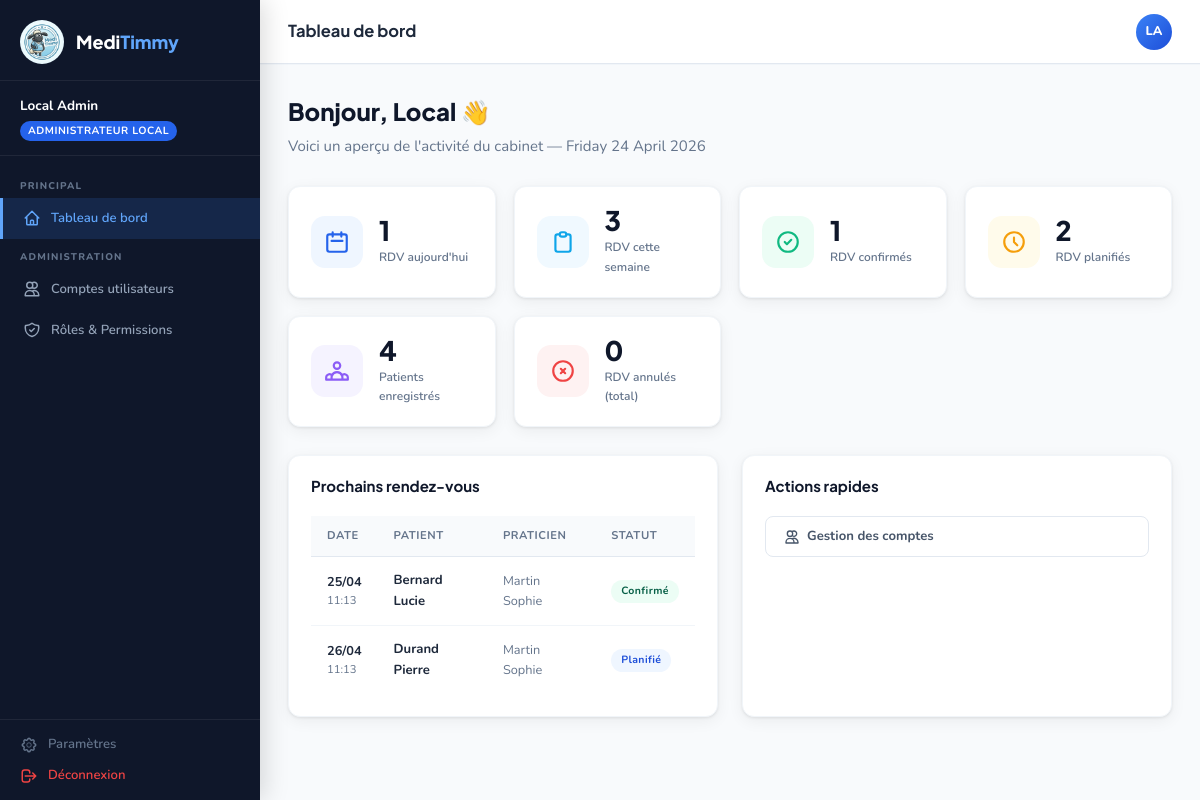
/index.php?route=dashboard (signed in), run on the app's committed database.
### tables this page shows
CREATE TABLE `rendez_vous` (
  `id` int(11) NOT NULL,
  `patient_id` int(11) NOT NULL,
  `praticien_id` int(11) NOT NULL,
  `date_heure` datetime NOT NULL,
  `duree_minutes` int(11) DEFAULT 30,
  `motif` varchar(255) DEFAULT NULL,
  `statut` enum('planifie','confirme','annule','termine') DEFAULT 'planifie',
  `notes` text DEFAULT NULL,
  `created_by` int(11) DEFAULT NULL,
  `created_at` timestamp NULL DEFAULT current_timestamp(),
  `updated_at` timestamp NULL DEFAULT current_timestamp() ON UPDATE current_timestamp()
);

### config/app.php (called while the page is built, shortened)
<?php
spl_autoload_register(function (string $class) {
    $dirs = [
        __DIR__ . '/../controllers/',
        __DIR__ . '/../models/',
        __DIR__ . '/../middleware/',
    ];
    foreach ($dirs as $dir) {
        $file = $dir . $class . '.php';
        if (file_exists($file)) {
            return;
        }
    }
});
function view(string $path, array $data = []): void {
    extract($data);
    require __DIR__ . '/../views/' . $path . '.php';
}
function e(string $s): string {
    return htmlspecialchars($s, ENT_QUOTES, 'UTF-8');
}

### controllers/DashboardController.php (called while the page is built)
<?php
class DashboardController {
    public function index(): void {
        $rvModel = new RendezVousModel();
        $stats = $rvModel->getStats();
        $prochains = array_filter($rvModel->getAll(), fn($r) => strtotime($r['date_heure']) >= time() && $r['statut'] !== 'annule');
        usort($prochains, fn($a, $b) => strtotime($a['date_heure']) - strtotime($b['date_heure']));
        $prochains = array_slice(array_values($prochains), 0, 7);
        view('dashboard/index', compact('stats', 'prochains'));
    }
}

### middleware/AuthMiddleware.php (called while the page is built, shortened)
<?php
class AuthMiddleware {
    public static function require(callable $action): void {
        $action();
    }
}

### models/RendezVousModel.php (called while the page is built, shortened)
<?php
class RendezVousModel {
    private PDO $pdo;
    public function __construct() { $this->pdo = getPDO(); }
    public function getAll(): array {
        return $this->pdo->query("
            SELECT rv.*, CONCAT(p.nom,' ',p.prenom) as patient_nom,
                   CONCAT(u.nom,' ',u.prenom) as praticien_nom, r.label as praticien_role
            FROM rendez_vous rv
            JOIN patients p ON p.id=rv.patient_id
            JOIN users u ON u.id=rv.praticien_id
            JOIN roles r ON r.id=u.role_id
            ORDER BY rv.date_heure
        ")->fetchAll();
    }
    public function getStats(): array {
        $pdo = $this->pdo;
        return [
            'total'      => (int)$pdo->query("SELECT COUNT(*) FROM rendez_vous")->fetchColumn(),
            'planifies'  => (int)$pdo->query("SELECT COUNT(*) FROM rendez_vous WHERE statut='planifie'")->fetchColumn(),
            'confirmes'  => (int)$pdo->query("SELECT COUNT(*) FROM rendez_vous WHERE statut='confirme'")->fetchColumn(),
            'annules'    => (int)$pdo->query("SELECT COUNT(*) FROM rendez_vous WHERE statut='annule'")->fetchColumn(),
            'termines'   => (int)$pdo->query("SELECT COUNT(*) FROM rendez_vous WHERE statut='termine'")->fetchColumn(),
            'aujourdhui' => (int)$pdo->query("SELECT COUNT(*) FROM rendez_vous WHERE DATE(date_heure)=CURDATE()")->fetchColumn(),
            'semaine'    => (int)$pdo->query("SELECT COUNT(*) FROM rendez_vous WHERE YEARWEEK(date_heure,1)=YEARWEEK(NOW(),1)")->fetchColumn(),
            'patients'   => (int)$pdo->query("SELECT COUNT(*) FROM patients")->fetchColumn(),
            'praticiens' => (int)$pdo->query("SELECT COUNT(*) FROM users u JOIN roles r ON r.id=u.role_id WHERE r.nom IN ('medecin','infirmier','praticien') AND u.actif=1")->fetchColumn(),
        ];
    }
}

### config/database.php (called while the page is built, shortened)
<?php
function getPDO(): PDO {
    static $pdo = null;
    if ($pdo === null) {
        $dsn = "mysql:host=" . DB_HOST . ";dbname=" . DB_NAME . ";charset=" . DB_CHARSET;
        $options = [
            PDO::ATTR_ERRMODE            => PDO::ERRMODE_EXCEPTION,
            PDO::ATTR_DEFAULT_FETCH_MODE => PDO::FETCH_ASSOC,
            PDO::ATTR_EMULATE_PREPARES   => false,
        ];
        try {
            $pdo = new PDO($dsn, DB_USER, DB_PASS, $options);
        } catch (PDOException $e) {
            die(json_encode(['error' => 'Connexion base de données impossible : ' . $e->getMessage()]));
        }
    }
    return $pdo;
}

### middleware/RoleMiddleware.php (called while the page is built, shortened)
<?php
class RoleMiddleware {
    public static function can(string $permission): bool {
        return in_array($permission, $_SESSION['user']['permissions'] ?? []);
    }
}

### views/dashboard/index.php (the view, shortened to what this page needs)
<?php
$pageTitle  = 'Tableau de bord';
$activeRoute= 'dashboard';
?>
<div class="page-header">
  <h1>Bonjour, <?= e($_SESSION['user']['prenom']) ?> 👋</h1>
  <p>Voici un aperçu de l'activité du cabinet — <?= date('l d F Y') ?></p>
</div>
<div class="stats-grid">
  <div class="stat-card">
    <div class="stat-icon blue">
      <svg fill="none" stroke="currentColor" viewBox="0 0 24 24"><path stroke-linecap="round" stroke-linejoin="round" stroke-width="2" d="M8 7V3m8 4V3m-9 8h10M5 21h14a2 2 0 002-2V7a2 2 0 00-2-2H5a2 2 0 00-2 2v12a2 2 0 002 2z"/></svg>
    </div>
    <div>
      <div class="stat-value"><?= $stats['aujourdhui'] ?></div>
      <div class="stat-label">RDV aujourd'hui</div>
    </div>
  </div>
  <div class="stat-card">
    <div class="stat-icon teal">
      <svg fill="none" stroke="currentColor" viewBox="0 0 24 24"><path stroke-linecap="round" stroke-linejoin="round" stroke-width="2" d="M9 5H7a2 2 0 00-2 2v12a2 2 0 002 2h10a2 2 0 002-2V7a2 2 0 00-2-2h-2M9 5a2 2 0 002 2h2a2 2 0 002-2M9 5a2 2 0 012-2h2a2 2 0 012 2"/></svg>
    </div>
    <div>
      <div class="stat-value"><?= $stats['semaine'] ?></div>
      <div class="stat-label">RDV cette semaine</div>
    </div>
  </div>
  <div class="stat-card">
    <div class="stat-icon green">
      <svg fill="none" stroke="currentColor" viewBox="0 0 24 24"><path stroke-linecap="round" stroke-linejoin="round" stroke-width="2" d="M9 12l2 2 4-4m6 2a9 9 0 11-18 0 9 9 0 0118 0z"/></svg>
    </div>
    <div>
      <div class="stat-value"><?= $stats['confirmes'] ?></div>
      <div class="stat-label">RDV confirmés</div>
    </div>
  </div>
  <div class="stat-card">
    <div class="stat-icon amber">
      <svg fill="none" stroke="currentColor" viewBox="0 0 24 24"><path stroke-linecap="round" stroke-linejoin="round" stroke-width="2" d="M12 8v4l3 3m6-3a9 9 0 11-18 0 9 9 0 0118 0z"/></svg>
    </div>
    <div>
      <div class="stat-value"><?= $stats['planifies'] ?></div>
      <div class="stat-label">RDV planifiés</div>
    </div>
  </div>
  <div class="stat-card">
    <div class="stat-icon purple">
    </div>
    <div>
      <div class="stat-value"><?= $stats['patients'] ?></div>
      <div class="stat-label">Patients enregistrés</div>
    </div>
  </div>
  <div class="stat-card">
    <div class="stat-icon red">
      <svg fill="none" stroke="currentColor" viewBox="0 0 24 24"><path stroke-linecap="round" stroke-linejoin="round" stroke-width="2" d="M10 14l2-2m0 0l2-2m-2 2l-2-2m2 2l2 2m7-2a9 9 0 11-18 0 9 9 0 0118 0z"/></svg>
    </div>
    <div>
      <div class="stat-value"><?= $stats['annules'] ?></div>
      <div class="stat-label">RDV annulés (total)</div>
    </div>
  </div>
</div>
<div class="grid-2" style="gap:24px;">
  <div class="card">
    <div class="card-header">
      <span class="card-title">Prochains rendez-vous</span>
    </div>
    <div class="card-body">
      <?php if (empty($prochains)): ?>
        <p class="text-gray text-sm">Aucun rendez-vous à venir.</p>
      <?php else: ?>
      <div class="table-wrap">
        <table>
          <thead><tr><th>Date</th><th>Patient</th><th>Praticien</th><th>Statut</th></tr></thead>
          <tbody>
          <?php foreach ($prochains as $rdv): ?>
            <tr>
              <td>
                <div class="font-bold text-sm"><?= date('d/m', strtotime($rdv['date_heure'])) ?></div>
                <div class="text-xs text-gray"><?= date('H:i', strtotime($rdv['date_heure'])) ?></div>
              </td>
              <td class="font-bold"><?= e($rdv['patient_nom']) ?></td>
              <td class="text-sm text-gray"><?= e($rdv['praticien_nom']) ?></td>
              <td><?php
                $badges = ['planifie'=>'badge-blue','confirme'=>'badge-green','annule'=>'badge-red','termine'=>'badge-gray'];
                $labels = ['planifie'=>'Planifié','confirme'=>'Confirmé','annule'=>'Annulé','termine'=>'Terminé'];
              ?><span class="badge <?= $badges[$rdv['statut']] ?? 'badge-gray' ?>"><?= $labels[$rdv['statut']] ?? $rdv['statut'] ?></span></td>
            </tr>
          <?php endforeach; ?>
          </tbody>
        </table>
      </div>
      <?php endif; ?>
    </div>
  </div>
  <div class="card">
    <div class="card-header"><span class="card-title">Actions rapides</span></div>
    <div class="card-body" style="display:flex; flex-direction:column; gap:10px;">
      <?php if (RoleMiddleware::can('gerer_comptes')): ?>
      <a href="?route=admin.accounts" class="btn btn-ghost">
        <svg fill="none" stroke="currentColor" viewBox="0 0 24 24"><path stroke-linecap="round" stroke-linejoin="round" stroke-width="2" d="M12 4.354a4 4 0 110 5.292M15 21H3v-1a6 6 0 0112 0v1zm0 0h6v-1a6 6 0 00-9-5.197M13 7a4 4 0 11-8 0 4 4 0 018 0z"/></svg>
        Gestion des comptes
      </a>
      <?php endif; ?>
    </div>
  </div>
</div>
<?php
$content = ob_get_clean();
require __DIR__ . '/../layouts/app.php';
?>

### views/layouts/app.php (shortened to what this page needs)
<!DOCTYPE html>
<html lang="fr">
<head>
<link rel="stylesheet" href="<?= BASE_URL ?>/public/css/app.css">
</head>
<body>
<div class="app-layout">
  <aside class="sidebar" id="sidebar">
    <div class="sidebar-logo">
      <img src="<?= BASE_URL ?>/public/img/logo.png" alt="MediTimmy">
      <div class="sidebar-logo-text">Medi<span>Timmy</span></div>
    </div>
    <div class="sidebar-user">
      <div class="sidebar-user-name"><?= e($_SESSION['user']['prenom'] . ' ' . $_SESSION['user']['nom']) ?></div>
      <span class="sidebar-user-role"><?= e($_SESSION['user']['role_label']) ?></span>
    </div>
    <nav class="sidebar-nav">
      <div class="sidebar-section-label">Principal</div>
      <a href="?route=dashboard" class="<?= ($activeRoute ?? '') === 'dashboard' ? 'active' : '' ?>">
        <svg fill="none" stroke="currentColor" viewBox="0 0 24 24"><path stroke-linecap="round" stroke-linejoin="round" stroke-width="2" d="M3 12l2-2m0 0l7-7 7 7M5 10v10a1 1 0 001 1h3m10-11l2 2m-2-2v10a1 1 0 01-1 1h-3m-6 0a1 1 0 001-1v-4a1 1 0 011-1h2a1 1 0 011 1v4a1 1 0 001 1m-6 0h6"/></svg>
        Tableau de bord
      </a>
      <?php if (RoleMiddleware::can('gerer_comptes') || RoleMiddleware::can('gerer_roles')): ?>
      <div class="sidebar-section-label">Administration</div>
      <?php if (RoleMiddleware::can('gerer_comptes')): ?>
      <a href="?route=admin.accounts" class="<?= ($activeRoute ?? '') === 'admin.accounts' ? 'active' : '' ?>">
        <svg fill="none" stroke="currentColor" viewBox="0 0 24 24"><path stroke-linecap="round" stroke-linejoin="round" stroke-width="2" d="M12 4.354a4 4 0 110 5.292M15 21H3v-1a6 6 0 0112 0v1zm0 0h6v-1a6 6 0 00-9-5.197M13 7a4 4 0 11-8 0 4 4 0 018 0z"/></svg>
        Comptes utilisateurs
      </a>
      <?php endif; ?>
      <?php if (RoleMiddleware::can('gerer_roles')): ?>
      <a href="?route=admin.roles" class="<?= ($activeRoute ?? '') === 'admin.roles' ? 'active' : '' ?>">
        Rôles & Permissions
      </a>
      <?php endif; ?>
      <?php endif; ?>
    </nav>
    <div class="sidebar-footer">
      <a href="?route=settings">
        Paramètres
      </a>
      <a href="?route=logout" style="margin-top:10px; color: #EF4444;">
        <svg fill="none" stroke="currentColor" viewBox="0 0 24 24" width="18" height="18"><path stroke-linecap="round" stroke-linejoin="round" stroke-width="2" d="M17 16l4-4m0 0l-4-4m4 4H7m6 4v1a3 3 0 01-3 3H6a3 3 0 01-3-3V7a3 3 0 013-3h4a3 3 0 013 3v1"/></svg>
        Déconnexion
      </a>
    </div>
  </aside>
  <div class="main-content">
    <header class="topbar">
      <div class="topbar-title"><?= e($pageTitle ?? 'Tableau de bord') ?></div>
      <div class="topbar-right">
        <div class="topbar-avatar" title="<?= e($_SESSION['user']['username']) ?>">
          <?= strtoupper(substr($_SESSION['user']['prenom'], 0, 1) . substr($_SESSION['user']['nom'], 0, 1)) ?>
        </div>
      </div>
    </header>
    <main class="page-content">
      <?php echo $content ?? ''; ?>
    </main>
  </div>
</div>
</body>
</html>

### data on the page
rendez_vous: patient "1", created_by "3", praticien "2", id "4"
rendez_vous: date_heure "25/04", date_heure "11:13", patient_nom "Bernard Lucie", praticien_nom "Martin Sophie", statut "Confirmé"
rendez_vous: date_heure "26/04", date_heure "11:13", patient_nom "Durand Pierre", praticien_nom "Martin Sophie", statut "Planifié"

### other printed values
$_SESSION['user']['prenom'] . ' ' . $_SESSION['user']['nom'] "Local Admin"
$_SESSION['user']['role_label'] "ADMINISTRATEUR LOCAL"
$pageTitle "Tableau de bord"
$_SESSION['user']['prenom'] "Local"
$stats['annules'] "0"
